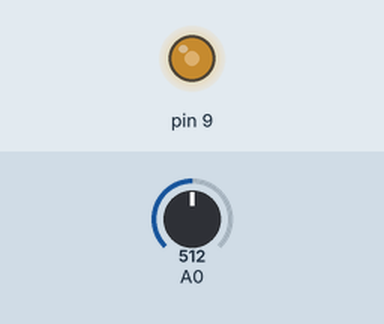
Bench run of a sketch on a simulated Arduino Uno, built with avr-gcc and run on an emulated ATmega328P. On the bench: output pins drawn as LEDs (lit = HIGH). The test bench sets the inputs (shaded band); at power-on: A0 = 512. What the sketch prints to the serial monitor is not drawn.

Above: at 1.2 s.
1.3 s: A0 set to 306
At 1.8 s:
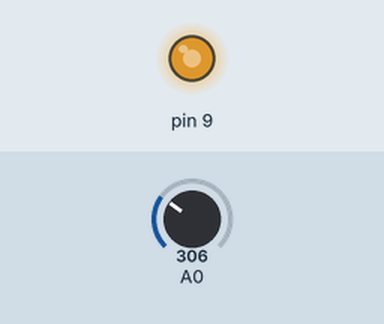
2.8 s: A0 set to 122
At 4.0 s:
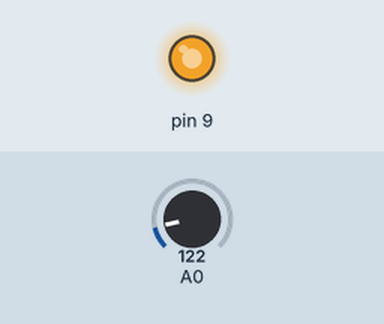
4.3 s: A0 set to 900
At 5.3 s:
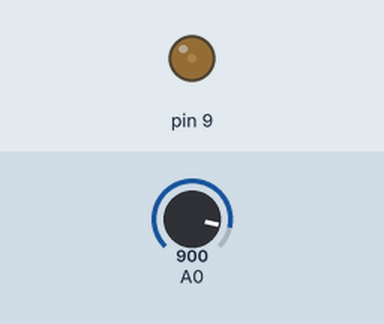
5.8 s: A0 set to 1023
At 6.4 s:
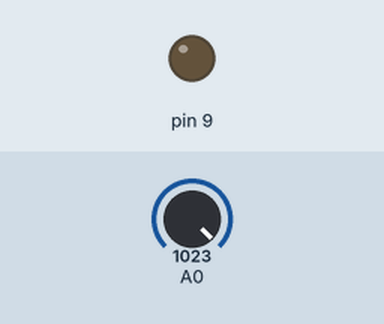
7.3 s: A0 set to 511
At 7.6 s:
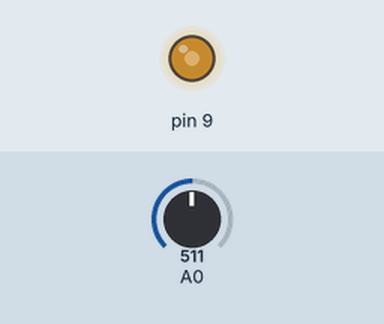
Timing chart, 0 to 9.8 s (numbered marks = the images above; inputs shaded):
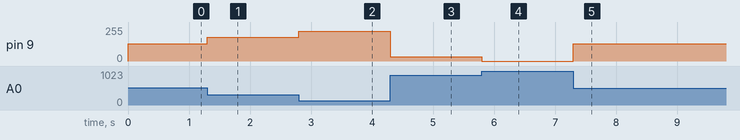

The sketch:

Code9_1_ChangeLEDLightUsingIlluminationSensor.ino
```cpp
/* 9-1 */

/*
 * int map(int p1, int p2, int p3, int p4, int p5) 값을 원래 있던 범위에서 다른 범위 기준으로 바꿔준다
 *
 * # 매개변수
 * - p1: 범위를 바꾸고자 하는 값
 * - p2: 원래 값이 속한 범위의 최소값
 * - p3: 원래 값이 속한 범위의 최대값
 * - p4: 값을 옮기려는 목표 범위의 최소값
 * - p5: 값을 옮기려는 목표 범위의 최대값
 *
 * # 반환값
 *  - 변경된 값
 */

const int INPUT_DIGITAL_PINS[] = {};

void setup() {
  Serial.begin(9600);

  SetDigitalInputPins();

  ShowLog("ProgramStarted");
}

void loop() {
  int lightIntensity = analogRead(A0);
  int ledLight = map(lightIntensity, 0, 1023, 255, 0);
  analogWrite(9, ledLight);
}

void ShowLog(String message) {
  Serial.println(message);
}

void SetDigitalInputPins() {
  for (int i = 0; i < sizeof(INPUT_DIGITAL_PINS); i++) {
    pinMode(INPUT_DIGITAL_PINS[i], INPUT);
  }
}
```

Measured:
- after the input at 1.3 s, pin 9: 128/255 → 179/255 at once
- after the input at 2.8 s, pin 9: 179/255 → 225/255 at once
- after the input at 4.3 s, pin 9: 225/255 → 31/255 at once
- after the input at 5.8 s, pin 9: 31/255 → 0/255 at once
- after the input at 7.3 s, pin 9: 0/255 → 128/255 at once
